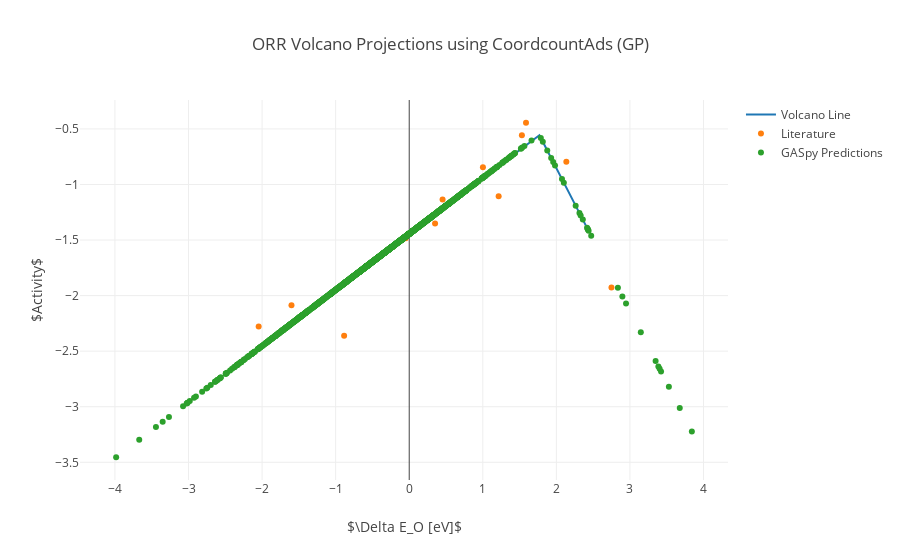

The notebook cell this image was saved under:
### Markdown cell above
###### ORR

### Code cell
# The domain to plot over
x = np.linspace(0.8, 2.4, 100).tolist()

# Let's make a plot for each model
for model in MODELS:
    traces = []
    
    # Add the volcano line
    traces.append(go.Scatter(x=x,
                             y=map(CURVES['ORR'], x),
                             mode='lines',
                             name='Volcano Line'))
 
    # Add the data points from the original volcano
    traces.append(go.Scatter(x=POINTS['ORR']['x'],
                             y=POINTS['ORR']['y'],
                             mode='markers',
                             text=POINTS['ORR']['labels'],
                             name='Literature'))
    
    # Add our predictions
    # TODO:  Turn our adsorption energies into gibbs' energies
    traces.append(go.Scatter(x=ENERGIES['O'].values(),
                             y=map(CURVES['ORR'], ENERGIES['O'].values()),
                             mode='markers',
                             text=['\n'.join(key) for key in ENERGIES['O'].keys()],
                             name='GASpy Predictions'))
    
    # Format and plot
    layout = go.Layout(xaxis=dict(title='$\Delta E_O [eV]$'),
                       yaxis=dict(title='$Activity$'),
                       title='ORR Volcano Projections using CoordcountAds (%s)' % model)
    iplot(go.Figure(data=traces, layout=layout))

### Figure 1 — Plotly figure (JSON) as saved in the notebook; plotly's stock layout.template omitted (floating-point values rounded to 4 significant figures; data arrays with more than 128 entries replaced by an {"elided": "..."} marker saying what was removed)
{"data": [{"mode": "lines", "name": "Volcano Line", "type": "scatter", "x": [0.8, 0.8162, 0.8323, 0.8485, 0.8646, 0.8808, 0.897, 0.9131, 0.9293, 0.9455, 0.9616, 0.9778, 0.9939, 1.01, 1.026, 1.042, 1.059, 1.075, 1.091, 1.107, 1.123, 1.139, 1.156, 1.172, 1.188, 1.204, 1.22, 1.236, 1.253, 1.269, 1.285, 1.301, 1.317, 1.333, 1.349, 1.366, 1.382, 1.398, 1.414, 1.43, 1.446, 1.463, 1.479, 1.495, 1.511, 1.527, 1.543, 1.56, 1.576, 1.592, 1.608, 1.624, 1.64, 1.657, 1.673, 1.689, 1.705, 1.721, 1.737, 1.754, 1.77, 1.786, 1.802, 1.818, 1.834, 1.851, 1.867, 1.883, 1.899, 1.915, 1.931, 1.947, 1.964, 1.98, 1.996, 2.012, 2.028, 2.044, 2.061, 2.077, 2.093, 2.109, 2.125, 2.141, 2.158, 2.174, 2.19, 2.206, 2.222, 2.238, 2.255, 2.271, 2.287, 2.303, 2.319, 2.335, 2.352, 2.368, 2.384, 2.4], "y": [-1.04, -1.032, -1.024, -1.015, -1.007, -0.9991, -0.991, -0.9828, -0.9746, -0.9665, -0.9583, -0.9502, -0.942, -0.9338, -0.9257, -0.9175, -0.9094, -0.9012, -0.8931, -0.8849, -0.8767, -0.8686, -0.8604, -0.8523, -0.8441, -0.836, -0.8278, -0.8196, -0.8115, -0.8033, -0.7952, -0.787, -0.7788, -0.7707, -0.7625, -0.7544, -0.7462, -0.7381, -0.7299, -0.7217, -0.7136, -0.7054, -0.6973, -0.6891, -0.681, -0.6728, -0.6646, -0.6565, -0.6483, -0.6402, -0.632, -0.6238, -0.6157, -0.6075, -0.5994, -0.5912, -0.5831, -0.5749, -0.5667, -0.5586, -0.5567, -0.5775, -0.5983, -0.6191, -0.6399, -0.6607, -0.6815, -0.7023, -0.7231, -0.7438, -0.7646, -0.7854, -0.8062, -0.827, -0.8478, -0.8686, -0.8894, -0.9102, -0.931, -0.9518, -0.9726, -0.9934, -1.014, -1.035, -1.056, -1.077, -1.097, -1.118, -1.139, -1.16, -1.181, -1.201, -1.222, -1.243, -1.264, -1.285, -1.305, -1.326, -1.347, -1.368]}, {"mode": "markers", "name": "Literature", "text": ["Fe", "W", "Mo", "Co", "Ru", "Ni", "Rh", "Cu", "Ir", "Pd", "Pt", "Ag", "Au"], "type": "scatter", "x": [-0.8848, -2.046, -1.6, -0.2249, -0.04833, 0.3513, 0.4535, 1.216, 1.002, 1.532, 1.587, 2.136, 2.749], "y": [-2.36, -2.278, -2.086, -1.563, -1.483, -1.35, -1.134, -1.106, -0.8452, -0.5559, -0.4445, -0.7957, -1.926]}, {"mode": "markers", "name": "GASpy Predictions", "text": {"elided": "2046 str values"}, "type": "scatter", "x": {"elided": "2046 float values"}, "y": {"elided": "2046 float values"}}], "layout": {"title": "ORR Volcano Projections using CoordcountAds (GP)", "xaxis": {"title": "$\\Delta E_O [eV]$"}, "yaxis": {"title": "$Activity$"}}}
